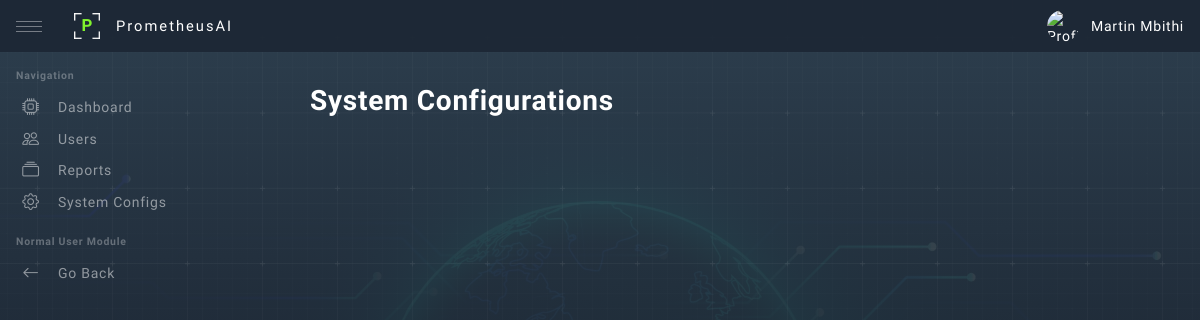
The app's page /views/sudo_configs.php (signed in), older data.
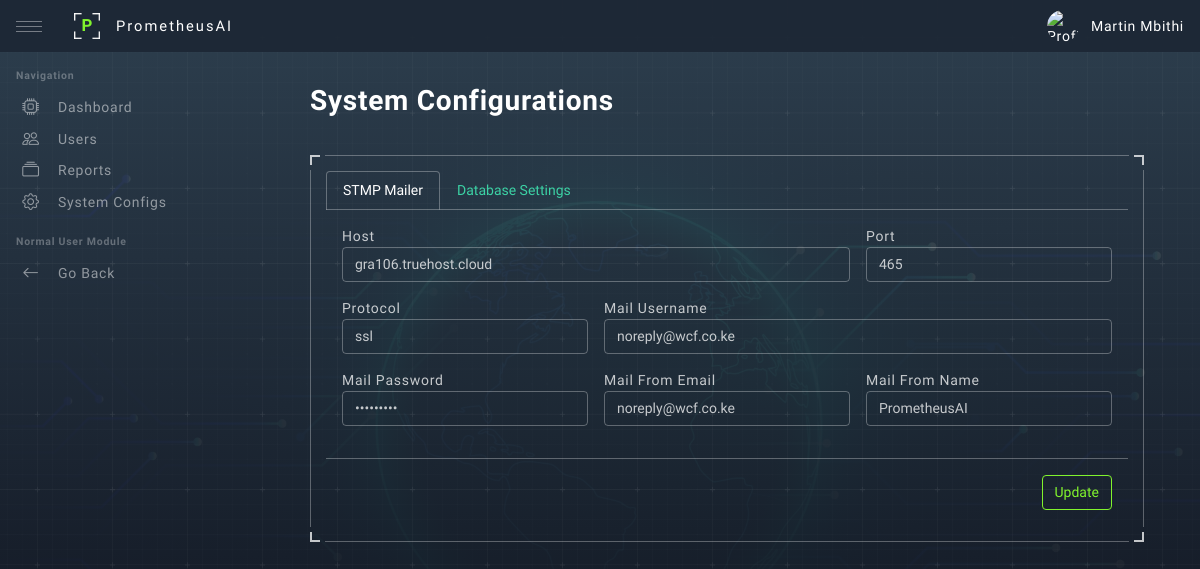
The same page, newer data.
### tables this page shows
CREATE TABLE `mailer_settings` (
  `id` int(20) NOT NULL,
  `mailer_host` varchar(200) DEFAULT NULL,
  `mailer_port` varchar(200) DEFAULT NULL,
  `mailer_protocol` varchar(200) DEFAULT NULL,
  `mailer_username` varchar(200) DEFAULT NULL,
  `mailer_mail_from_name` varchar(200) DEFAULT NULL,
  `mailer_mail_from_email` varchar(200) DEFAULT NULL,
  `mailer_password` varchar(200) DEFAULT NULL
);

### views/sudo_configs.php (the view, shortened to what this page needs)
<?php
require_once('../helpers/system_settings.php');
require_once('../partials/head.php');
?>
<body>
    <div id="app" class="app">
        <?php require_once('../partials/header.php'); ?>
        <?php require_once('../partials/sudo_navigation.php'); ?>
        <div id="content" class="app-content">
            <div class="container">
                <div class="row">
                    <div class="row">
                        <div class="col-xl-12">
                            <h1 class="page-header">
                                System Configurations
                            </h1>
                            <br>
                            <?php
                            $settings_sql = mysqli_query(
                                $mysqli,
                                "SELECT * FROM mailer_settings"
                            );
                            if (mysqli_num_rows($settings_sql) > 0) {
                                while ($sys_configs = mysqli_fetch_array($settings_sql)) {
                            ?>
                                    <div class="row row-cols-1 row-cols-md-2 g-3">
                                        <div class="col-sm-12 col-lg-12 col-xl-12">
                                            <div class="card">
                                                <div class="card-body">
                                                    <ul class="nav nav-tabs" id="myTab" role="tablist">
                                                        <li class="nav-item" role="presentation">
                                                            <button class="nav-link active" id="home-tab" data-bs-toggle="tab" data-bs-target="#home-tab-pane" type="button" role="tab" aria-controls="home-tab-pane" aria-selected="true">STMP Mailer</button>
                                                        </li>
                                                        <li class="nav-item" role="presentation">
                                                            <button class="nav-link" id="profile-tab" data-bs-toggle="tab" data-bs-target="#profile-tab-pane" type="button" role="tab" aria-controls="profile-tab-pane" aria-selected="false">Database Settings</button>
                                                        </li>
                                                    </ul>
                                                    <div class="tab-content" id="myTabContent">
                                                        <div class="tab-pane fade show active" id="home-tab-pane" role="tabpanel" aria-labelledby="home-tab" tabindex="0">
                                                            <form method="post" enctype="multipart/form-data" role="form">
                                                                <div class="modal-body">
                                                                    <div class="row">
                                                                        <div class="form-group col-md-8 mb-3">
                                                                            <label for="">Host</label>
                                                                            <input type="text" required name="mailer_host" value="<?php echo $sys_configs['mailer_host']; ?>" class="form-control">
                                                                        </div>
                                                                        <div class="form-group col-md-4 mb-3">
                                                                            <label for="">Port</label>
                                                                            <select type="text" required name="mailer_port" value="<?php echo $sys_configs['mailer_port']; ?>" class="form-control">
                                                                                <option>465</option>
                                                                            </select>
                                                                        </div>
                                                                        <div class="form-group col-md-4 mb-3">
                                                                            <label for="">Protocol</label>
                                                                            <select type="text" required name="mailer_protocol" value="<?php echo $sys_configs['mailer_protocol']; ?>" class="form-control">
                                                                                <option>ssl</option>
                                                                            </select>
                                                                        </div>
                                                                        <div class="form-group col-md-8 mb-3">
                                                                            <label for="">Mail Username</label>
                                                                            <input type="text" required name="mailer_username" value="<?php echo $sys_configs['mailer_username']; ?>" class="form-control">
                                                                        </div>
                                                                        <div class="form-group col-md-4 mb-3">
                                                                            <label for="">Mail Password</label>
                                                                            <input type="password" required name="mailer_password" value="<?php echo $sys_configs['mailer_password']; ?>" class="form-control">
                                                                        </div>
                                                                        <div class="form-group col-md-4 mb-3">
                                                                            <label for="">Mail From Email</label>
                                                                            <input type="text" required name="mailer_mail_from_email" value="<?php echo $sys_configs['mailer_mail_from_email']; ?>" class="form-control">
                                                                        </div>
                                                                        <div class="form-group col-md-4 mb-3">
                                                                            <label for="">Mail From Name</label>
                                                                            <input type="text" required name="mailer_mail_from_name" value="<?php echo $sys_configs['mailer_mail_from_name']; ?>" class="form-control">
                                                                        </div>
                                                                    </div>
                                                                </div>
                                                                <div class="modal-footer">
                                                                    <button type="submit" name="Update_Mailer_Settings" class="btn btn-outline-lime">Update</button>
                                                                </div>
                                                            </form>
                                                        </div>
                                                    </div>
                                                </div>
                                                <div class="card-arrow">
                                                    <div class="card-arrow-top-left "></div>
                                                    <div class="card-arrow-top-right"></div>
                                                    <div class="card-arrow-bottom-left"></div>
                                                    <div class="card-arrow-bottom-right"></div>
                                                </div>
                                            </div>
                                        </div>
                                    </div>
                            <?php }
                            } ?>
                        </div>
                    </div>
                </div>
            </div>
        </div>
    </div>
</body>
</html>

### partials/head.php (shortened to what this page needs)
<!DOCTYPE html>
<html lang="en">
<head>
    <link rel="stylesheet" type="text/css" href="https://cdn.datatables.net/v/dt/dt-1.10.25/datatables.min.css" />
    <link href="../public/css/vendor.min.css" rel="stylesheet" />
    <link href="../public/css/app.min.css" rel="stylesheet" />
    <link rel="stylesheet" href="../public/js/noty/noty.css">
    <link rel="stylesheet" href="../public/js/noty/themes/bootstrap-v4.css">
    <link rel="stylesheet" href="../public/js/noty/themes/light.css">
    <link rel="stylesheet" href="../public/js/noty/themes/metroui.css">
    <link rel="stylesheet" href="../public/js/noty/themes/mint.css">
    <link rel="stylesheet" href="../public/js/noty/themes/nest.css">
    <link rel="stylesheet" href="../public/js/noty/themes/relax.css">
    <link rel="stylesheet" href="../public/js/noty/themes/semanticui.css">
    <link rel="stylesheet" href="../public/js/noty/themes/sunset.css">
</head>

### partials/header.php (shortened to what this page needs)
<div id="header" class="app-header">
    <div class="desktop-toggler">
        <button type="button" class="menu-toggler" data-toggle-class="app-sidebar-collapsed" data-dismiss-class="app-sidebar-toggled" data-toggle-target=".app">
            <span class="bar"></span>
            <span class="bar"></span>
            <span class="bar"></span>
        </button>
    </div>
    <div class="brand">
        <a href="dashboard" class="brand-logo">
            <span class="brand-img">
                <span class="brand-img-text text-lime">P</span>
            </span>
            <span class="brand-text">PrometheusAI</span>
        </a>
    </div>
    <div class="menu">
        <div class="menu-item dropdown dropdown-mobile-full">
            <a href="#" data-bs-toggle="dropdown" data-bs-display="static" class="menu-link">
                <div class="menu-img online">
                    <img src="../public/img/user/profile.png" alt="Profile" height="60" />
                </div>
                <div class="menu-text d-sm-block d-none">
                    <?php echo $_SESSION['user_name']; ?>
                </div>
            </a>
        </div>
    </div>
</div>

### partials/sudo_navigation.php
<div id="sidebar" class="app-sidebar">
    <div class="app-sidebar-content" data-scrollbar="true" data-height="100%">
        <div class="menu">
            <div class="menu-header">Navigation</div>
            <div class="menu-item">
                <a href="sudo_dashboard" class="menu-link">
                    <span class="menu-icon"><i class="bi bi-cpu"></i></span>
                    <span class="menu-text">Dashboard</span>
                </a>
            </div>
            <div class="menu-item">
                <a href="sudo_users" class="menu-link">
                    <span class="menu-icon"><i class="bi bi-people"></i></span>
                    <span class="menu-text">Users</span>
                </a>
            </div>
            <div class="menu-item">
                <a href="sudo_reports" class="menu-link">
                    <span class="menu-icon"><i class="bi bi-collection"></i></span>
                    <span class="menu-text">Reports</span>
                </a>
            </div>
            <div class="menu-item">
                <a href="sudo_configs" class="menu-link">
                    <span class="menu-icon"><i class="bi bi-gear"></i></span>
                    <span class="menu-text">System Configs</span>
                </a>
            </div>
            <div class="menu-header">Normal User Module</div>
            <div class="menu-item">
                <a href="dashboard" class="menu-link">
                    <span class="menu-icon"><i class="bi bi-arrow-left"></i></span>
                    <span class="menu-text">Go Back</span>
                </a>
            </div>
        </div>
    </div>
</div>

Row changes from the older to the newer data that the page shows:
added mailer_settings: mailer_host "gra106.truehost.cloud", mailer_port "465", mailer_protocol "ssl", mailer_username "noreply@wcf.co.ke", mailer_mail_from_email "noreply@wcf.co.ke", mailer_mail_from_name "PrometheusAI"
